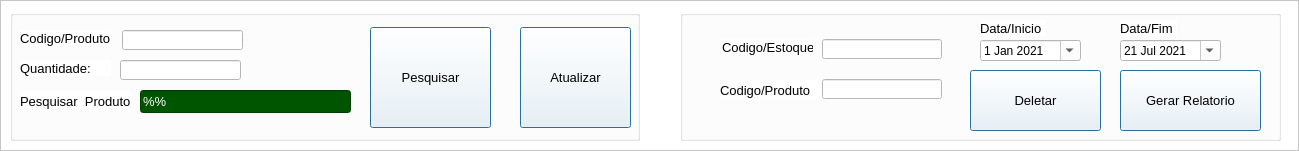
           <widget class="QFrame" name="frame_9">
            <property name="geometry">
             <rect>
              <x>10</x>
              <y>10</y>
              <width>1299</width>
              <height>151</height>
             </rect>
            </property>
            <property name="styleSheet">
             <string notr="true">background-color: rgb(255, 255, 255);</string>
            </property>
            <property name="frameShape">
             <enum>QFrame::StyledPanel</enum>
            </property>
            <property name="frameShadow">
             <enum>QFrame::Raised</enum>
            </property>
            <widget class="QGroupBox" name="groupBox_8">
             <property name="enabled">
              <bool>true</bool>
             </property>
             <property name="geometry">
              <rect>
               <x>10</x>
               <y>10</y>
               <width>630</width>
               <height>131</height>
              </rect>
             </property>
             <property name="font">
              <font>
               <pointsize>10</pointsize>
               <weight>50</weight>
               <bold>false</bold>
              </font>
             </property>
             <property name="styleSheet">
              <string notr="true">color: rgb(0, 0, 0);
</string>
             </property>
             <property name="title">
              <string/>
             </property>
             <widget class="QPushButton" name="pushButton_11">
              <property name="geometry">
               <rect>
                <x>510</x>
                <y>17</y>
                <width>111</width>
                <height>101</height>
               </rect>
              </property>
              <property name="font">
               <font>
                <pointsize>10</pointsize>
                <weight>50</weight>
                <bold>false</bold>
               </font>
              </property>
              <property name="cursor">
               <cursorShape>PointingHandCursor</cursorShape>
              </property>
              <property name="focusPolicy">
               <enum>Qt::NoFocus</enum>
              </property>
              <property name="toolTip">
               <string>Atualizar estoque dos produtos</string>
              </property>
              <property name="styleSheet">
               <string notr="true"/>
              </property>
              <property name="text">
               <string>Atualizar</string>
              </property>
              <property name="icon">
               <iconset>
                <normaloff>../Imagens/Atualizar.png</normaloff>../Imagens/Atualizar.png</iconset>
              </property>
              <property name="iconSize">
               <size>
                <width>32</width>
                <height>42</height>
               </size>
              </property>
              <property name="autoDefault">
               <bool>true</bool>
              </property>
              <property name="default">
               <bool>true</bool>
              </property>
              <property name="flat">
               <bool>false</bool>
              </property>
             </widget>
             <widget class="QLineEdit" name="codproduto">
              <property name="geometry">
               <rect>
                <x>112</x>
                <y>20</y>
                <width>121</width>
                <height>20</height>
               </rect>
              </property>
              <property name="font">
               <font>
                <pointsize>10</pointsize>
               </font>
              </property>
              <property name="styleSheet">
               <string notr="true">background-color: rgb(255, 255, 255);
color: rgb(0, 0, 0);</string>
              </property>
             </widget>
             <widget class="QLineEdit" name="qtproduto">
              <property name="geometry">
               <rect>
                <x>110</x>
                <y>50</y>
                <width>121</width>
                <height>20</height>
               </rect>
              </property>
              <property name="font">
               <font>
                <pointsize>10</pointsize>
               </font>
              </property>
              <property name="styleSheet">
               <string notr="true">background-color: rgb(255, 255, 255);
color: rgb(0, 0, 0);</string>
              </property>
             </widget>
             <widget class="QLabel" name="label_73">
              <property name="geometry">
               <rect>
                <x>10</x>
                <y>20</y>
                <width>91</width>
                <height>16</height>
               </rect>
              </property>
              <property name="font">
               <font>
                <pointsize>10</pointsize>
                <weight>50</weight>
                <bold>false</bold>
               </font>
              </property>
              <property name="styleSheet">
               <string notr="true"/>
              </property>
              <property name="text">
               <string>Codigo/Produto:</string>
              </property>
             </widget>
             <widget class="QLabel" name="label_74">
              <property name="geometry">
               <rect>
                <x>10</x>
                <y>50</y>
                <width>91</width>
                <height>16</height>
               </rect>
              </property>
              <property name="font">
               <font>
                <pointsize>10</pointsize>
                <weight>50</weight>
                <bold>false</bold>
               </font>
              </property>
              <property name="styleSheet">
               <string notr="true"/>
              </property>
              <property name="text">
               <string>Quantidade:</string>
              </property>
             </widget>
             <widget class="QPushButton" name="pushButton_7">
              <property name="geometry">
               <rect>
                <x>360</x>
                <y>17</y>
                <width>121</width>
                <height>101</height>
               </rect>
              </property>
              <property name="font">
               <font>
                <pointsize>10</pointsize>
                <weight>50</weight>
                <bold>false</bold>
               </font>
              </property>
              <property name="cursor">
               <cursorShape>PointingHandCursor</cursorShape>
              </property>
              <property name="focusPolicy">
               <enum>Qt::NoFocus</enum>
              </property>
              <property name="toolTip">
               <string>Pesquisar produto</string>
              </property>
              <property name="styleSheet">
               <string notr="true"/>
              </property>
              <property name="text">
               <string>Pesquisar</string>
              </property>
              <property name="icon">
               <iconset>
                <normaloff>../Imagens/lupa.ico</normaloff>../Imagens/lupa.ico</iconset>
              </property>
              <property name="iconSize">
               <size>
                <width>34</width>
                <height>39</height>
               </size>
              </property>
              <property name="autoDefault">
               <bool>true</bool>
              </property>
              <property name="default">
               <bool>true</bool>
              </property>
              <property name="flat">
               <bool>false</bool>
              </property>
             </widget>
             <widget class="QLineEdit" name="lineEdit_12">
              <property name="geometry">
               <rect>
                <x>130</x>
                <y>80</y>
                <width>211</width>
                <height>23</height>
               </rect>
              </property>
              <property name="font">
               <font>
                <pointsize>10</pointsize>
               </font>
              </property>
              <property name="toolTip">
               <string>% para iniciais e %% para qualquer posição</string>
              </property>
              <property name="styleSheet">
               <string notr="true">background-color: rgb(0, 85, 0);
color: rgb(255, 255, 255);</string>
              </property>
              <property name="text">
               <string>%%</string>
              </property>
             </widget>
             <widget class="QLabel" name="label_5">
              <property name="geometry">
               <rect>
                <x>10</x>
                <y>81</y>
                <width>111</width>
                <height>20</height>
               </rect>
              </property>
              <property name="font">
               <font>
                <pointsize>10</pointsize>
               </font>
              </property>
              <property name="text">
               <string>Pesquisar  Produto</string>
              </property>
             </widget>
            </widget>
            <widget class="QGroupBox" name="groupBox_4">
             <property name="enabled">
              <bool>true</bool>
             </property>
             <property name="geometry">
              <rect>
               <x>680</x>
               <y>10</y>
               <width>601</width>
               <height>131</height>
              </rect>
             </property>
             <property name="font">
              <font>
               <pointsize>10</pointsize>
               <weight>50</weight>
               <bold>false</bold>
              </font>
             </property>
             <property name="styleSheet">
              <string notr="true">color: rgb(0, 0, 0);</string>
             </property>
             <property name="title">
              <string/>
             </property>
             <widget class="QLineEdit" name="codProduto_2">
              <property name="enabled">
               <bool>true</bool>
              </property>
              <property name="geometry">
               <rect>
                <x>142</x>
                <y>69</y>
                <width>120</width>
                <height>20</height>
               </rect>
              </property>
              <property name="font">
               <font>
                <pointsize>10</pointsize>
               </font>
              </property>
              <property name="styleSheet">
               <string notr="true">background-color: rgb(255, 255, 255);
color: rgb(0, 0, 0);</string>
              </property>
             </widget>
             <widget class="QLineEdit" name="codEstoque">
              <property name="enabled">
               <bool>true</bool>
              </property>
              <property name="geometry">
               <rect>
                <x>142</x>
                <y>29</y>
                <width>120</width>
                <height>20</height>
               </rect>
              </property>
              <property name="font">
               <font>
                <pointsize>10</pointsize>
               </font>
              </property>
              <property name="styleSheet">
               <string notr="true">background-color: rgb(255, 255, 255);
color: rgb(0, 0, 0);</string>
              </property>
             </widget>
             <widget class="QPushButton" name="deletarProduto">
              <property name="geometry">
               <rect>
                <x>290</x>
                <y>60</y>
                <width>131</width>
                <height>61</height>
               </rect>
              </property>
              <property name="font">
               <font>
                <pointsize>10</pointsize>
                <weight>50</weight>
                <bold>false</bold>
               </font>
              </property>
              <property name="cursor">
               <cursorShape>PointingHandCursor</cursorShape>
              </property>
              <property name="focusPolicy">
               <enum>Qt::NoFocus</enum>
              </property>
              <property name="toolTip">
               <string>Deletar produto e estoque</string>
              </property>
              <property name="styleSheet">
               <string notr="true"/>
              </property>
              <property name="text">
               <string>Deletar</string>
              </property>
              <property name="icon">
               <iconset>
                <normaloff>../Imagens/excluir-arquivo.png</normaloff>../Imagens/excluir-arquivo.png</iconset>
              </property>
              <property name="iconSize">
               <size>
                <width>37</width>
                <height>60</height>
               </size>
              </property>
              <property name="autoRepeatDelay">
               <number>300</number>
              </property>
              <property name="autoDefault">
               <bool>true</bool>
              </property>
              <property name="default">
               <bool>true</bool>
              </property>
              <property name="flat">
               <bool>false</bool>
              </property>
             </widget>
             <widget class="QLabel" name="label_19">
              <property name="geometry">
               <rect>
                <x>42</x>
                <y>29</y>
                <width>91</width>
                <height>16</height>
               </rect>
              </property>
              <property name="font">
               <font>
                <pointsize>10</pointsize>
                <weight>50</weight>
                <bold>false</bold>
               </font>
              </property>
              <property name="styleSheet">
               <string notr="true"/>
              </property>
              <property name="text">
               <string>Codigo/Estoque</string>
              </property>
             </widget>
             <widget class="QLabel" name="label_64">
              <property name="geometry">
               <rect>
                <x>40</x>
                <y>70</y>
                <width>101</width>
                <height>20</height>
               </rect>
              </property>
              <property name="font">
               <font>
                <pointsize>10</pointsize>
                <weight>50</weight>
                <bold>false</bold>
               </font>
              </property>
              <property name="styleSheet">
               <string notr="true"/>
              </property>
              <property name="text">
               <string>Codigo/Produto</string>
              </property>
             </widget>
             <widget class="QPushButton" name="geraexcel_2">
              <property name="geometry">
               <rect>
                <x>440</x>
                <y>60</y>
                <width>141</width>
                <height>61</height>
               </rect>
              </property>
              <property name="font">
               <font>
                <pointsize>10</pointsize>
                <weight>50</weight>
                <bold>false</bold>
               </font>
              </property>
              <property name="cursor">
               <cursorShape>PointingHandCursor</cursorShape>
              </property>
              <property name="focusPolicy">
               <enum>Qt::NoFocus</enum>
              </property>
              <property name="toolTip">
               <string>Gerar relatorio dos produtos</string>
              </property>
              <property name="styleSheet">
               <string notr="true"/>
              </property>
              <property name="text">
               <string>Gerar Relatorio</string>
              </property>
              <property name="icon">
               <iconset>
                <normaloff>../Imagens/excel.png</normaloff>../Imagens/excel.png</iconset>
              </property>
              <property name="iconSize">
               <size>
                <width>32</width>
                <height>42</height>
               </size>
              </property>
              <property name="shortcut">
               <string/>
              </property>
              <property name="checkable">
               <bool>false</bool>
              </property>
              <property name="checked">
               <bool>false</bool>
              </property>
              <property name="autoDefault">
               <bool>true</bool>
              </property>
              <property name="default">
               <bool>true</bool>
              </property>
              <property name="flat">
               <bool>false</bool>
              </property>
             </widget>
             <widget class="QDateEdit" name="dateEdit_8">
              <property name="enabled">
               <bool>true</bool>
              </property>
              <property name="geometry">
               <rect>
                <x>300</x>
                <y>30</y>
                <width>101</width>
                <height>21</height>
               </rect>
              </property>
              <property name="sizePolicy">
               <sizepolicy hsizetype="Fixed" vsizetype="Fixed">
                <horstretch>0</horstretch>
                <verstretch>0</verstretch>
               </sizepolicy>
              </property>
              <property name="font">
               <font>
                <family>MS Shell Dlg 2</family>
               </font>
              </property>
              <property name="cursor">
               <cursorShape>PointingHandCursor</cursorShape>
              </property>
              <property name="styleSheet">
               <string notr="true">color: rgb(0, 0, 0);
background-color: rgb(255, 255, 255);</string>
              </property>
              <property name="accelerated">
               <bool>false</bool>
              </property>
              <property name="correctionMode">
               <enum>QAbstractSpinBox::CorrectToPreviousValue</enum>
              </property>
              <property name="showGroupSeparator" stdset="0">
               <bool>false</bool>
              </property>
              <property name="currentSection">
               <enum>QDateTimeEdit::DaySection</enum>
              </property>
              <property name="calendarPopup">
               <bool>true</bool>
              </property>
              <property name="timeSpec">
               <enum>Qt::TimeZone</enum>
              </property>
              <property name="date">
               <date>
                <year>2021</year>
                <month>1</month>
                <day>1</day>
               </date>
              </property>
             </widget>
             <widget class="QDateEdit" name="dateEdit_9">
              <property name="geometry">
               <rect>
                <x>440</x>
                <y>30</y>
                <width>101</width>
                <height>21</height>
               </rect>
              </property>
              <property name="cursor">
               <cursorShape>PointingHandCursor</cursorShape>
              </property>
              <property name="styleSheet">
               <string notr="true">color: rgb(0, 0, 0);
background-color: rgb(255, 255, 255);background-color: rgb(255, 255, 255);</string>
              </property>
              <property name="calendarPopup">
               <bool>true</bool>
              </property>
              <property name="date">
               <date>
                <year>2021</year>
                <month>7</month>
                <day>21</day>
               </date>
              </property>
             </widget>
             <widget class="QLabel" name="label_137">
              <property name="geometry">
               <rect>
                <x>440</x>
                <y>10</y>
                <width>57</width>
                <height>16</height>
               </rect>
              </property>
              <property name="font">
               <font>
                <family>Arial</family>
                <pointsize>10</pointsize>
               </font>
              </property>
              <property name="styleSheet">
               <string notr="true"/>
              </property>
              <property name="text">
               <string>Data/Fim</string>
              </property>
             </widget>
             <widget class="QLabel" name="label_138">
              <property name="geometry">
               <rect>
                <x>300</x>
                <y>10</y>
                <width>66</width>
                <height>16</height>
               </rect>
              </property>
              <property name="font">
               <font>
                <family>Arial</family>
                <pointsize>10</pointsize>
               </font>
              </property>
              <property name="styleSheet">
               <string notr="true"/>
              </property>
              <property name="text">
               <string>Data/Inicio</string>
              </property>
             </widget>
            </widget>
           </widget>
